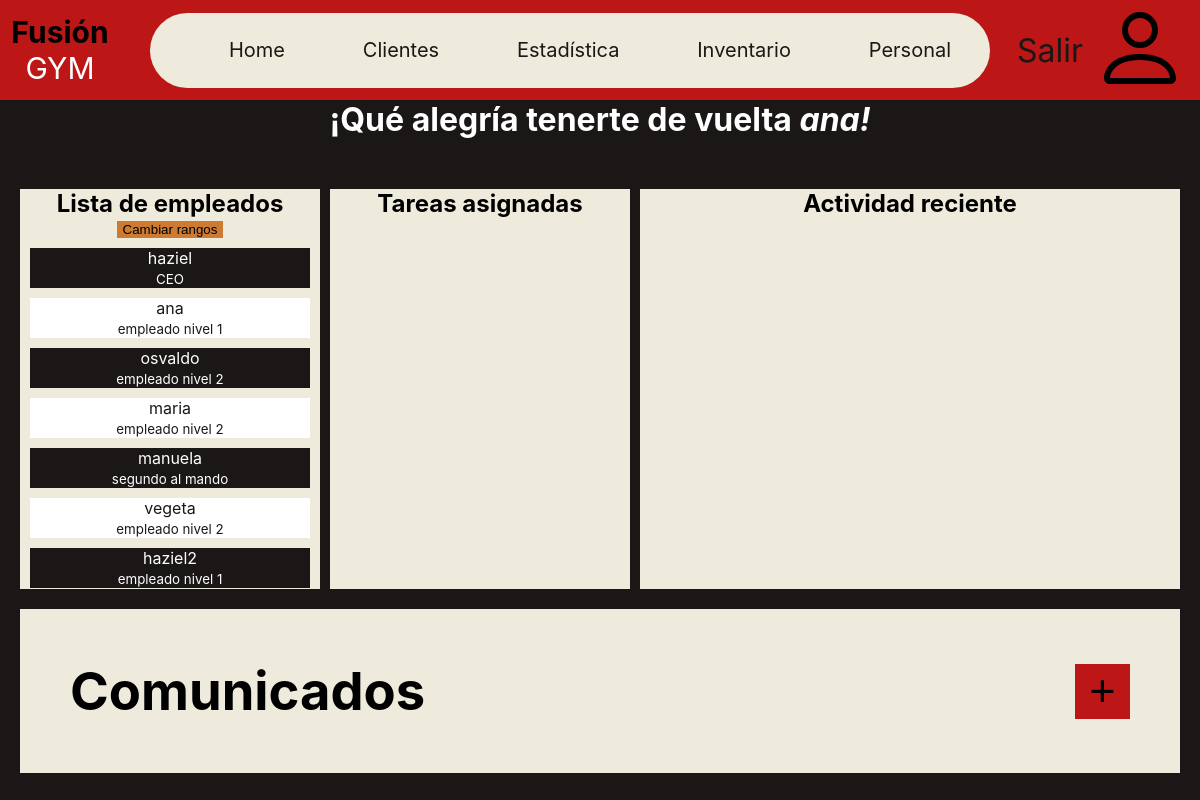
Page /personal (signed in) on the committed database.
### base/models.py (models this page shows, shortened)
class Staff(AbstractUser):
    username = models.CharField(max_length=200, default="", unique=True)
    RANKS = (
        'CEO', 'segundo al mando',
        'empleado nivel 1', 'empleado nivel 2')
    ranks_readable = tuple(zip(RANKS, RANKS))
    rank = models.CharField(
        max_length=50, choices=ranks_readable, default=RANKS[-1])

### base/views.py (the view)
# urls.py: path('personal',views.staff_page,name='staff'),
@login_required(login_url='login-page')
def staff_page(req):
    users = Staff.objects.all()
    now = str(datetime.now())
    morning = f"{now.split(' ')[0]} 00:00:00"
    activity = Activity.objects.filter(date__range=[morning,now])
    tasks = Task.objects.all()
    dispatches = Dispatches.objects.all()
    context = {'title': 'Perfil', 'staff': users,
    'activity':activity, 'tasks':tasks, 'dispatches':dispatches,}
    return render(req, 'base/staff.html', context)

### base/templates/base/staff.html (shortened to what this page needs)
{% extends 'main.html' %}
{% load static %}
{% block content %}
<link rel="stylesheet" href="{% static 'styles/staff.css' %}">
{% include 'menu.html' %}
<h1 class="welcome-name">
    ¡Qué alegría tenerte de vuelta <i>{{request.user.username}}!</i>
</h1>
<main>
    <article class="profile-content">
        <h2>Lista de empleados</h2>
        <button class="display-modal" id="upgradeStaff">
            Cambiar rangos
        </button>
        {% for user in staff %}
        <section class="card user-card">
                <p>{{user.username}}</p>
                <small>{{user.rank}}</small>
        </section>
        {% endfor %}
    </article>
    <article class="profile-content">
        <h2>Tareas asignadas</h2>
    </article>
    <article class="profile-content">
        <h2>Actividad reciente</h2>
    </article>
    <footer class="profile-content dispatches">
        <div class="add_title">
           <h2>Comunicados</h2>
        <button id="add_disp" class="display-modal">+</button>
        </div>
    </footer>
</main>
{% endblock content %}

### static/styles/main.css (style rules this page uses)
body { box-sizing: border-box; background-color: #1b1717; font-family: 'inter'; overflow-x: hidden; }
*, *::after, *::before { box-sizing: inherit; margin: 0; }
.welcome-name { text-align: center; color: #fff; }
button { border-style: none; }

### static/styles/staff.css (style rules this page uses)
main { display: grid; margin: 50px 20px 0 ; grid-template-columns: 25vw 25vw auto; grid-template-rows: 50vh auto; grid-column-gap:10px; grid-row-gap:20px; text-align: center; }
.profile-content { background-color: #EEEBDD; overflow-y: scroll; }
#upgradeStaff { background-color: rgb(205, 122, 50); }
footer { grid-column-start:span 3; padding: 50px; }
.card { margin:10px; background-color: #1B1717; color: #FFF; }
.card:nth-child(even) { background-color: #FFF; color:#1B1717; }
.add_title { display: flex; justify-content:space-between; align-items:center; font-size:35px; height:fit-content }
.add_title button { width:55px; height:55px; background-color:#bd1616; font-size:45px; border-style:none; }

### rows in the picture
Staff: user.username "ana", username "ana", rank "empleado nivel 1"
Staff: username "haziel", rank "CEO"
Staff: username "osvaldo", rank "empleado nivel 2"
Staff: username "maria", rank "empleado nivel 2"
Staff: username "manuela", rank "segundo al mando"
Staff: username "vegeta", rank "empleado nivel 2"
Staff: username "haziel2", rank "empleado nivel 1"
